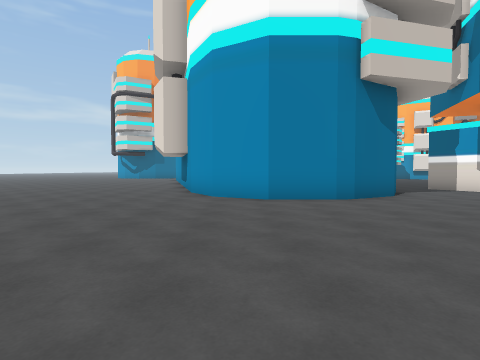
[1] (above)

24 first-person views from a walk through a Unity game level. The camera is 1.4 m above the floor, tilts 2° down and sees 80° across. The floor is counted in squares, 2 m on a side. Each view is taken from the middle of a square. On the plan, view 1 faces up. The plan holds only what a view shows up to about 10 squares ahead; the rest is blank. The place goes on beyond the plan. The player is left out.

[2]
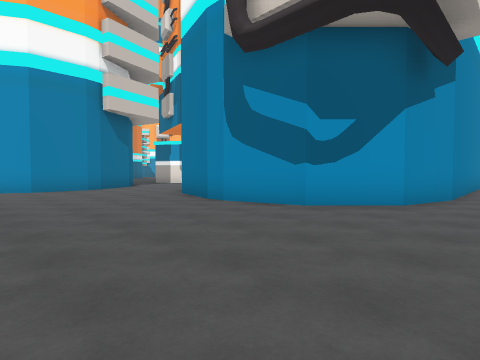

[3]
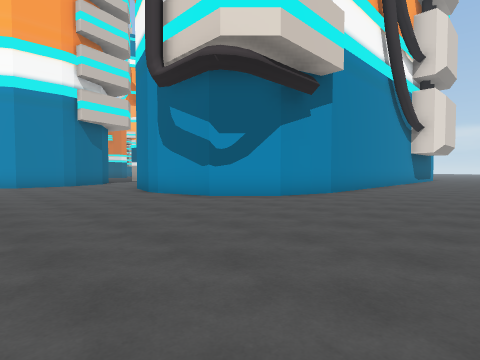

[4]
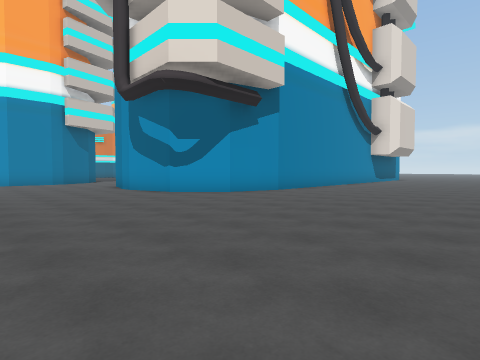

[5]
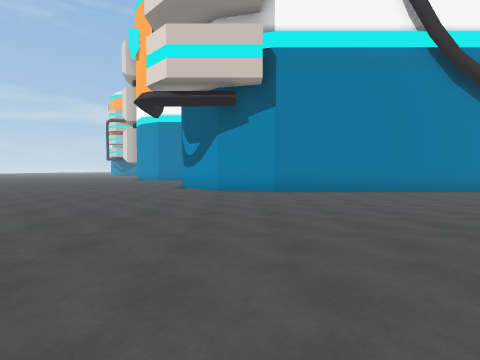

[6]
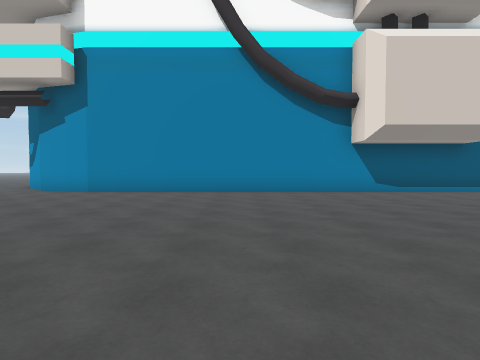

[7]
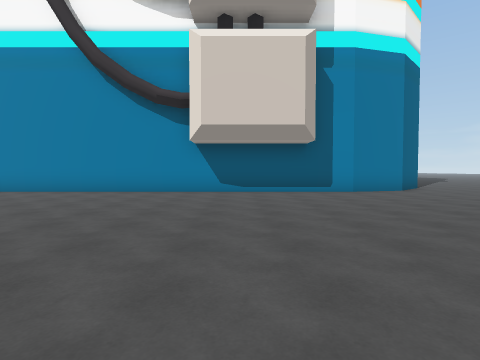

[8]
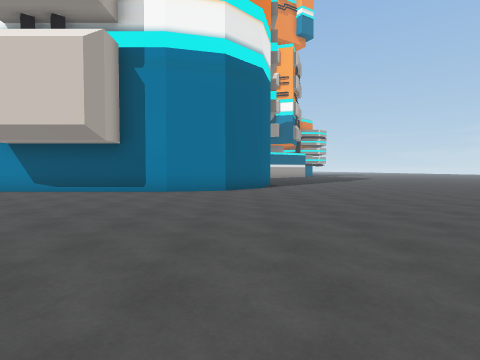

[9]
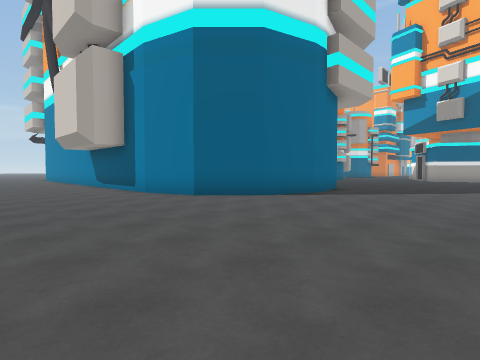

[10]
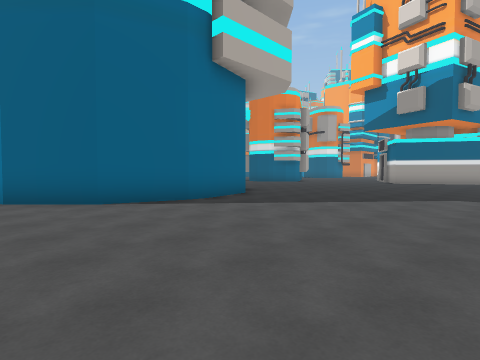

[11]
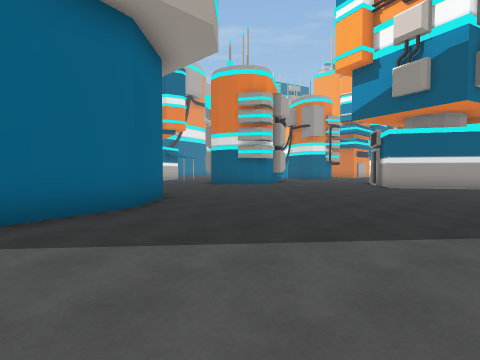

[12]
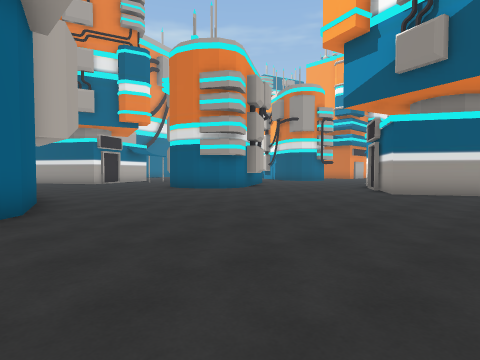

[13]
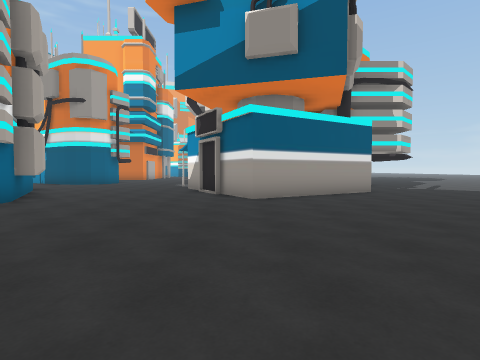

[14]
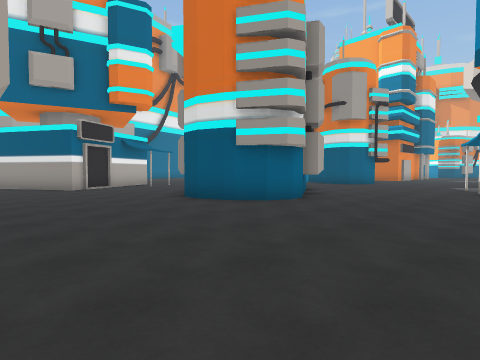

[15]
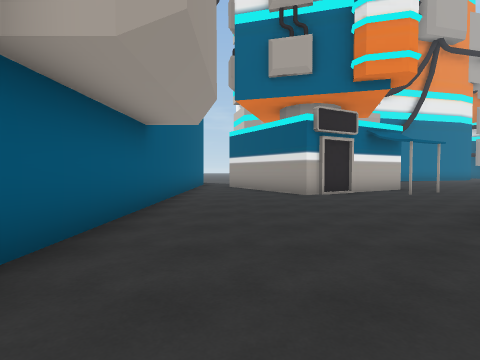

[16]
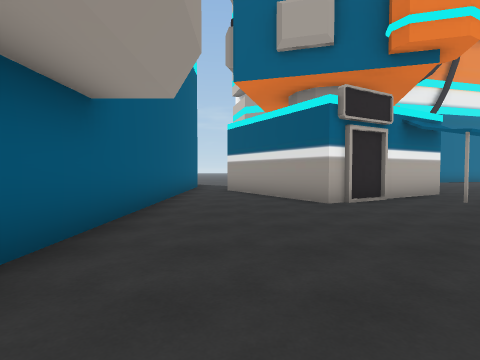

[17]
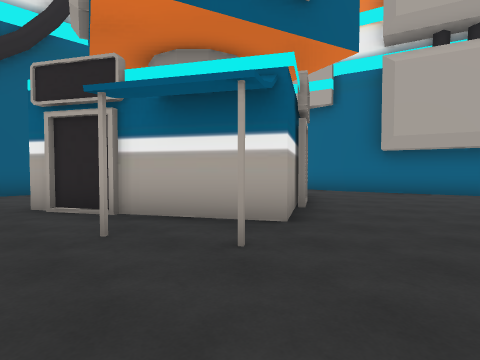

[18]
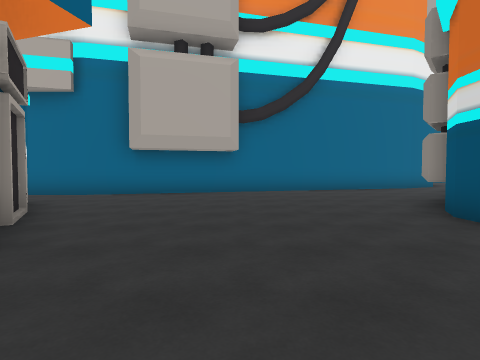

[19]
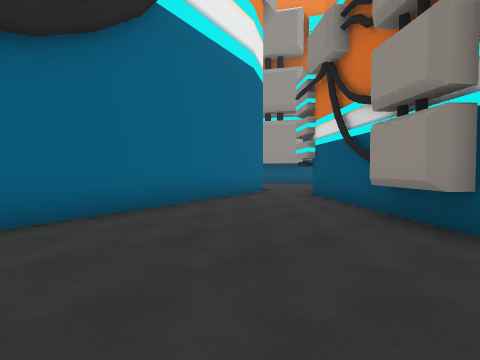

[20]
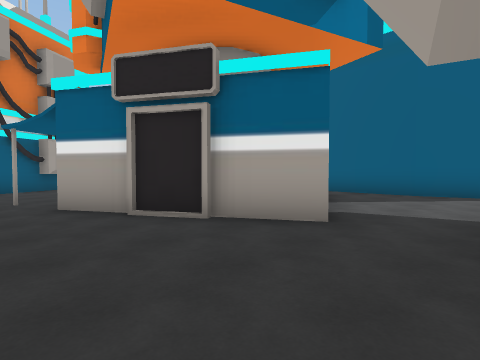

[21]
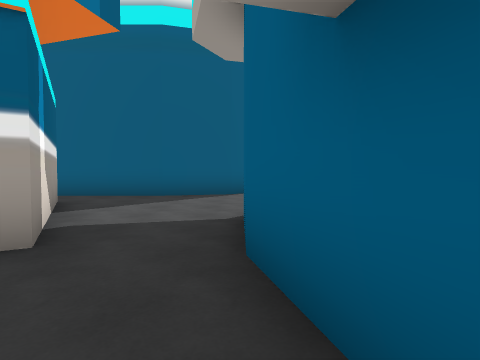

[22]
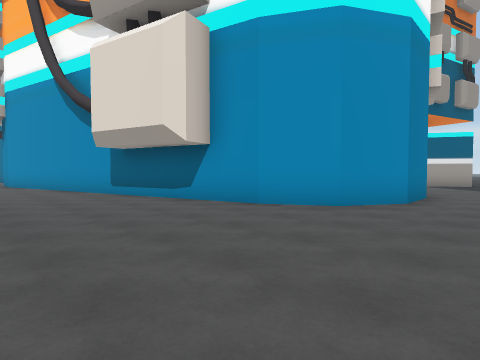

[23]
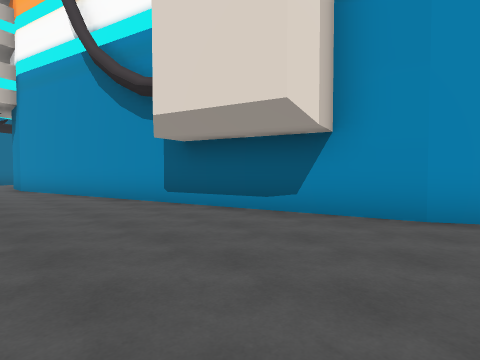

[24]
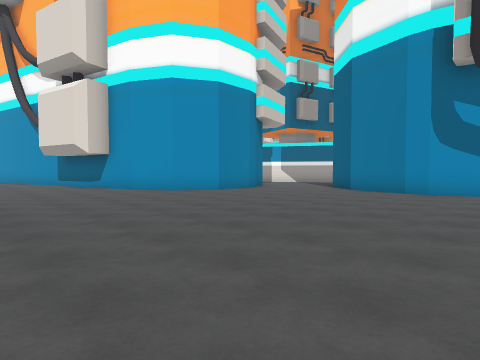

### Floor plan
Key: @ floor where view 1 was taken; # wall or solid block; . floor; B building.
Columns run from 6 left of view 1 to 30 right of it. Each row starts with its distance up from view 1.
 23        #.B#
 22        ##.##
 21  .#     #..###
 20  .#     #...B##
 19  .#     #....B#
 18  .##    ##.......           .#
 17  ..#     #........         ..##
 16  ..#     #.........     #.....#
 15  ..#     ##..........   #.....B  ###.
 14  ..##     #..........   ##.....###...
 13 ....#     #...........## #B....##....
 12 ....#     #....B## ...B# ##..........
 11 ....#     ##..#####....###B.........
 10 ....##     #.##   #.................
  9 .....#    ##..#   ##................
  8 .....##  ##...#####.................
  7 ......####.....##...................
  6 ....................................
  5 ............#################.......
  4 ...........##               ##......
  3 ..........##                 ##.....
  2 ..........#                   #......
  1 ..........#                   #......
  0 ......@...#                   #......
 -1 ..........##                 ##......
 -2     .......###            ####.......
 -3     .........##############..........
 -4      ................................
 -5      ...............................
 -6      ...............................
 -7      ...............................
 -8      .............................
 -9      ............................
-10           ..... .......... .....
-11            ...   ...  ...   ...
-12             .     .    .     .

Where each view was taken, in squares from view 1:
view 1: 0 up, 0 right, facing up
view 2: 4 down, 1 left, facing up-right
view 3: 7 down, 1 left, facing up-right
view 4: 9 down, 1 left, facing up-right
view 5: 12 down, 6 right, facing up
view 6: 12 down, 12 right, facing up
view 7: 12 down, 17 right, facing up
view 8: 12 down, 23 right, facing up
view 9: 7 down, 29 right, facing up-left
view 10: 3 down, 30 right, facing up-left
view 11: 1 up, 29 right, facing up-left
view 12: 4 up, 28 right, facing up-left
view 13: 6 up, 25 right, facing up
view 14: 6 up, 24 right, facing up-left
view 15: 7 up, 21 right, facing left
view 16: 7 up, 19 right, facing left
view 17: 15 up, 14 right, facing down-left
view 18: 15 up, 13 right, facing left
view 19: 15 up, 8 right, facing up-left
view 20: 14 up, 5 right, facing down-right
view 21: 13 up, 5 right, facing down
view 22: 5 up, 6 left, facing up-right
view 23: 8 up, 6 left, facing up-right
view 24: 1 down, 6 left, facing up-right
